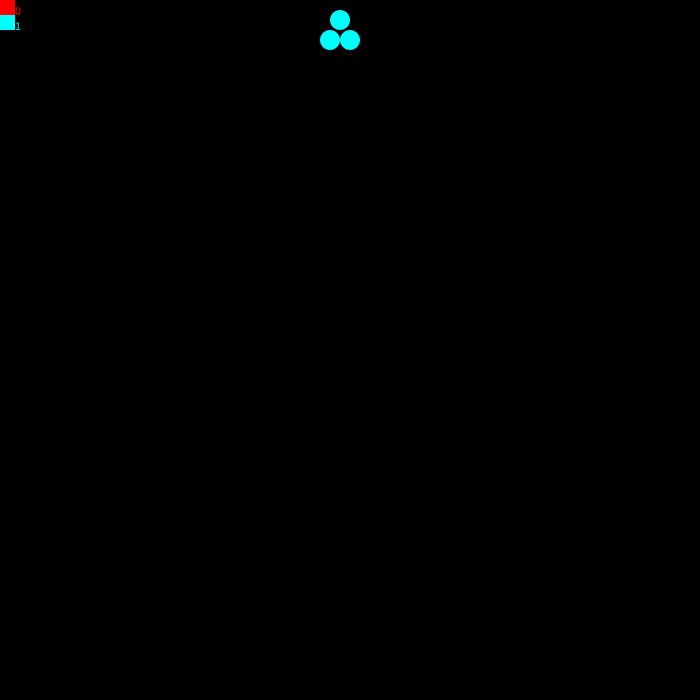
Frame 1 (no input)
Frame 2 (the mouse pressed at the canvas centre, redrawn once): identical to frame 1, image omitted

The Processing sketch that drew this single still picture (run headless with seeded random() and noise(); the mouse was pressed at the canvas centre and the sketch redrawn once):

// Processing sketch: processing_81421
// ── processing_81421.pde

// Pascals Triangle Visualed
// Notes: Default is in base 2 (two colors)

ArrayList pascal;
int[] row0, row1;
  
int m = 2;    // Base (mod) and the colors of the spheres
float r = 20;  // radius of spheres
boolean numbers = false;
 
void setup() {
  size(700, 700);
  noStroke();
  colorMode(HSB, m);
  noLoop();
   
  int[] row0 = {1};
  int[] row1 = {1,1};
  pascal = new ArrayList();
  pascal.add(row0);
  pascal.add(row1);
}
 
void draw() {
  background(0);  
  for(int i=0; i < pascal.size(); i++) {  // size is how many rows are in the triangle
    int[] curr = (int[]) pascal.get(i);  // assigns curr to the specific row
    for(int j=0; j < curr.length; j++) {    // goes through each element in the row and makes the sphere
      fill(curr[j], m, m);  // color sphere and text
      if(!numbers)
        ellipse(width/2 - curr.length*r/2 + j*r, (i+1)*r, r, r);  // size of sphere
      else {
        textSize(r);
        text(curr[j], width/2 - curr.length*r/2 + j*r, (i+1)*r);
      }  
    }
  }
  // Key for colors = numbers
  for(int n = 0; n < m; n++) { 
    fill(n, m, m);
    rect(0, n*15, 15, 15);
    textSize(12);
    text(n, 15, 15+n*15); 
  }
}
 
void keyPressed() {
  if(key == CODED) {
    if(keyCode == DOWN) {
      pascal.add(nextRow((int[]) pascal.get(pascal.size() - 1)));
      if(pascal.size() > height/r - 1)
        r = r*.97; 
    }
    else if(keyCode == UP && pascal.size() > 1)
      pascal.remove(pascal.size() - 1);
    else if(keyCode == LEFT)
      numbers = true;
    else if(keyCode == RIGHT)
      numbers = false;
    redraw();
  }
}
 
int[] nextRow(int[] lastRow) {
  int[] curr = new int[lastRow.length + 1];
  curr[0] = 1;  // left-side 1 
  curr[curr.length - 1] = 1;  // right-side 1
  for(int i = 1; i < curr.length - 1; i++)
    curr[i] = (lastRow[i - 1] % m + lastRow[i] % m) % m;  // change base to mod m
  return curr;
}
